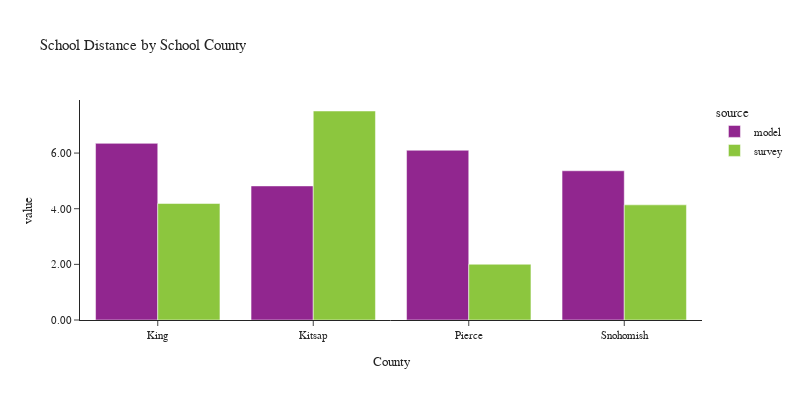

Source (notebook cell):
### Code cell
plot_school_location(df_students, 'CountyName_school', 'School County', 'County')

### Figure 1 — Plotly figure (JSON) as saved in the notebook; plotly's stock layout.template omitted (floating-point values rounded to 4 significant figures)
{"data": [{"alignmentgroup": "True", "customdata": [[531051], [54692], [221556], [165738]], "hovertemplate": "source=model<br>CountyName_school=%{x}<br>value=%{y}<br>sample count=%{customdata[0]}<extra></extra>", "legendgroup": "model", "marker": {"color": "#91268F", "pattern": {"shape": ""}}, "name": "model", "offsetgroup": "model", "orientation": "v", "showlegend": true, "textposition": "auto", "type": "bar", "x": ["King", "Kitsap", "Pierce", "Snohomish"], "xaxis": "x", "y": [6.349, 4.819, 6.101, 5.364], "yaxis": "y"}, {"alignmentgroup": "True", "customdata": [[564], [54], [103], [176]], "hovertemplate": "source=survey<br>CountyName_school=%{x}<br>value=%{y}<br>sample count=%{customdata[0]}<extra></extra>", "legendgroup": "survey", "marker": {"color": "#8CC63E", "pattern": {"shape": ""}}, "name": "survey", "offsetgroup": "survey", "orientation": "v", "showlegend": true, "textposition": "auto", "type": "bar", "x": ["King", "Kitsap", "Pierce", "Snohomish"], "xaxis": "x", "y": [4.187, 7.512, 2.004, 4.139], "yaxis": "y"}], "layout": {"barmode": "group", "font": {"size": 11}, "height": 400, "legend": {"title": {"text": "source"}, "tracegroupgap": 0}, "title": {"text": "School Distance by School County"}, "width": 800, "xaxis": {"anchor": "y", "domain": [0.0, 1.0], "title": {"text": "County"}}, "yaxis": {"anchor": "x", "domain": [0.0, 1.0], "tickformat": ".2f", "title": {"text": "value"}}}}
